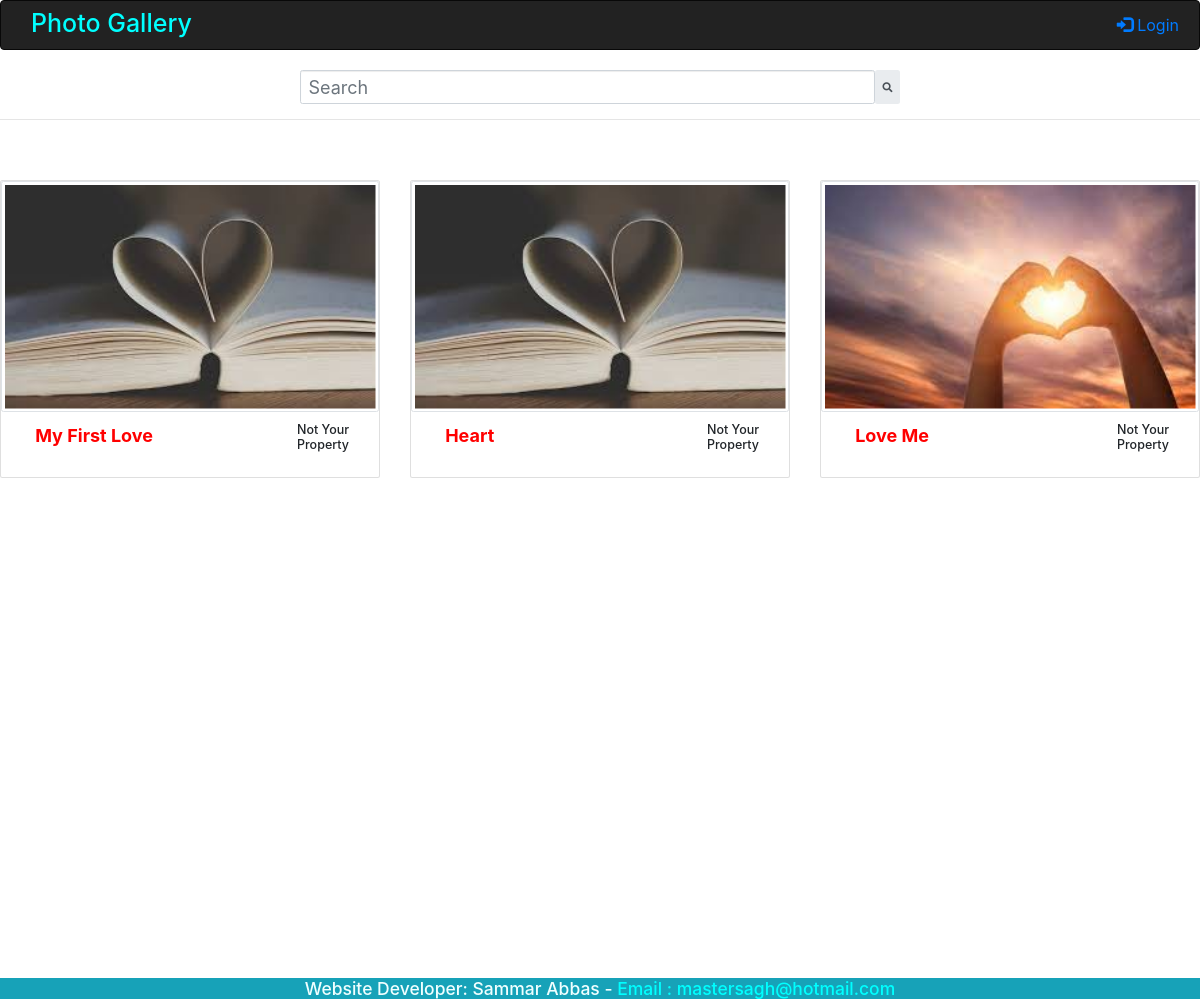
The page / on the database its author committed.
### pictureApp/models.py (models this page shows, shortened)
class Photo(models.Model):
    title = models.CharField(max_length=50)
    image = models.ImageField()
    status = models.BooleanField(default=True)
    user = models.CharField(max_length=15, default="AnonymousUser")

### pictureApp/views.py (the view)
# urls.py: path('', views.index, name="index"),
def index(request):
    delNoTitle()
    is_sign_in = isSignIn(request)  #get is signed in
    if request.method == "POST":
        form=PhotoForm(data=request.POST,files=request.FILES)
        if form.is_valid():
            form.save()
            temp = Photo.objects.latest('id')
            temp.user = str(request.user)
            temp.save()
            return redirect('/')
    else:
        form=PhotoForm()
    photoList = currentPhoto(request)
    return render(request,"pictureApp/index.html", {
        "photo":photoList,
        "form": form,
        "isSignIn": is_sign_in
        })

### pictureApp/form.py
class PhotoForm(forms.ModelForm):
    class Meta:
        model=Photo
        fields=("title","image")

### pictureApp/views.py (called while the page is built)
def delNoTitle():
    obj = Photo.objects.all()
    for p in obj:
        if p.title == 'NoNameTitle':
            file_path = 'static/photosFolder/' + str(p.image)   # get file full path
            os.remove(file_path)    # delete file from local folder
            p.delete()      # delete object data from database

def isSignIn(request):
    returning_value = True
    if "AnonymousUser" == str(request.user):
        returning_value = False
    return returning_value

def currentPhoto(request):
    photoList = []
    currentUser = str(request.user)     #name of current user
    photo=Photo.objects.all()
    for p in photo:
        temp = []   # at Index 0 will store True/False and Index 1 will store photo object
        if currentUser == p.user:
            temp.append(True)   # TRUE is to show edit button
            temp.append(p)
            photoList.append(temp)
        elif p.status == False:
            temp.append(False)  # FALSE is to hide edit buttons
            temp.append(p)
            photoList.append(temp)
    photoList.reverse()
    return photoList

### pictureApp/templates/pictureApp/index.html (shortened to what this page needs)
{% extends 'pictureApp/sample.html' %}
{% block body %}
    {% if not photo %}
        <h1 style="text-align: center; vertical-align: middle; margin-top: 5rem;">
            There Is No Related Picture Available In The Gallery
        </h1>
    {% else %}
    <div class="row" >
        {% for p in photo %}
            <div class="col-sm-4"style="padding-top: 50px" >
                <div class="card" >
                    <img src={{p.1.image.url}} alt="pictures" class="img-thumbnail" style="height :231px; width :600px"  >
                    <div class="row mt-3 ml-2 mr-2" style="height:55px">
                        <div class="col-lg-9 " >
                            <label style="color: red; font-size: 18px;"> &nbsp; {{p.1.title}}</label>
                        </div>
                        <div class="col-lg-3">
                            {% if p.0 %}
                            <div class="row mt-2"  >
                                <div class="col-sm-2" >
                                    <a href="{% url 'pictureApp:statusChange' p.1.id %}">
                                        {% if p.1.status %}
                                            <button class="btn btn-primary"><i class="fas fa-lock"></i></button>
                                        {% else %}
                                            <button class="btn btn-secondary"><i class="fas fa-lock-open"></i></button>
                                        {% endif %}
                                    </a>
                                </div>
                                <div class="col-sm-2">
                                    <a >
                                        <button class="btn btn-primary" data-toggle="modal" data-target="#exampleModal-{{p.1.id}}">
                                            <i class="far fa-edit"></i>
                                        </button>
                                    </a>
                                </div>
                                <div class="col-sm-1">
                                    <a href="{% url 'pictureApp:deletePhoto' p.1.id %}">
                                        <button class="btn btn-primary"><i class="fas fa-trash-alt"></i></button>
                                    </a>
                                </div>
                            </div>
                            {% else %}
                            <h5>Not Your Property</h5>
                            {% endif %}
                        </div>
                    </div>
                </div>
            </div>
        {% endfor %}
    </div>
    {% endif %}
{% endblock %}

### rows shown on the page
Photo: image (picture), title "My First Love"
Photo: image (picture), title "Heart"
Photo: image (picture), title "Love Me"
